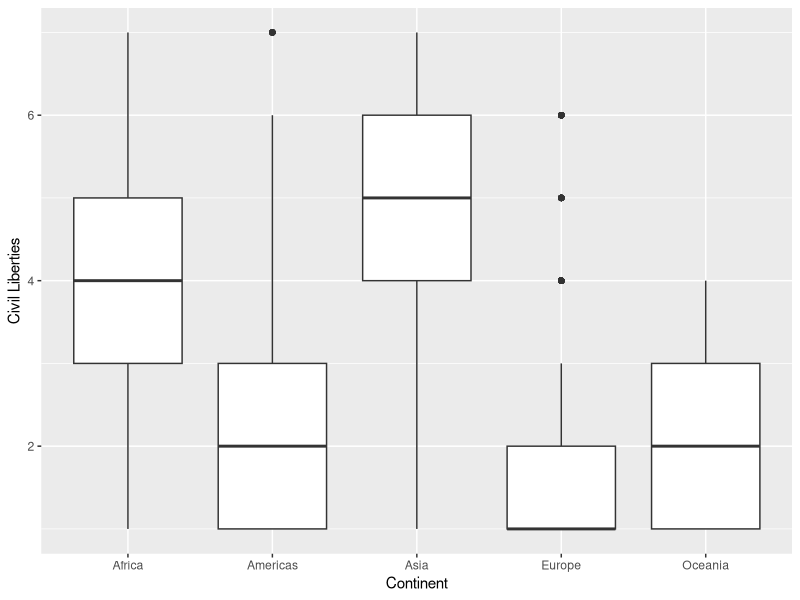

Source code (R):
## ---- chunk 1
library(tidyverse)
library(ggplot2)
freedom <- read.csv("freedom.csv")
## ---- chunk 2
freedom |>
  group_by(Region_Name) |>
  summarise(mean_CL = mean(CL),
            mean_PR = mean(PR))
## ---- chunk 3
plot_1 <- ggplot(data = freedom,
                 mapping = aes(x = Region_Name,
                               y = CL)) +
  geom_boxplot() +
  labs(x = "Continent", y = "Civil Liberties")
plot_1
